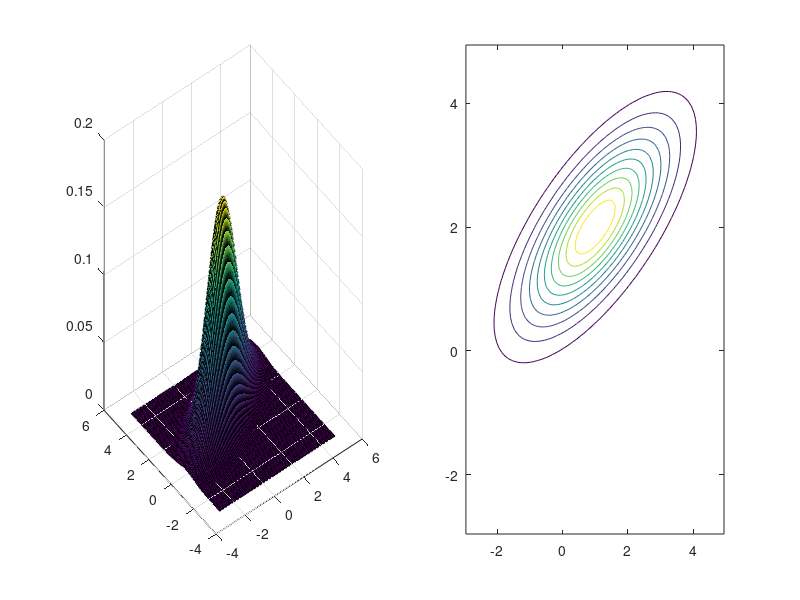

MATLAB code for this plot: (Note: this script raises an error after producing the figure.)
% @author: ALI GHANBARI
% @email: alighanbari446@gmail.com

clc;
clear all;
close all;

% normal guassian 1
normal_mean_1 = [1 2];
normal_sigma_1 = [2 1;1 1];
a = mvnrnd(normal_mean_1,normal_sigma_1,500); 
x = min(a(:,1)):.1:max(a(:,1));
y = min(a(:,1)):.1:max(a(:,1));
[X, Y] = meshgrid(x,y);
Z = mvnpdf([X(:) Y(:)],normal_mean_1,normal_sigma_1);
Z = reshape(Z,size(X));

figure(1);
subplot(1,2,1),surf(X,Y,Z);
subplot(1,2,2),contour(X,Y,Z);

% maximum likelihood estimation
[m1_hat, s1_hat]= Gaussian_MLE(X);

% normal guassian 2
normal_mean_2 = [1 -2];
normal_sigma_2 = [1 1;1 2];
a = mvnrnd(normal_mean_2,normal_sigma_2,500); 
x = min(a(:,1)):.1:max(a(:,1));
y = min(a(:,1)):.1:max(a(:,1));
[X, Y] = meshgrid(x,y);
Z = mvnpdf([X(:) Y(:)],normal_mean_2,normal_sigma_2);
Z = reshape(Z,size(X));

figure(2);
subplot(1,2,1),surf(X,Y,Z);
subplot(1,2,2),contour(X,Y,Z);

% maximum likelihood estimation
[m2_hat, s2_hat]= Gaussian_MLE(X);

r=1;